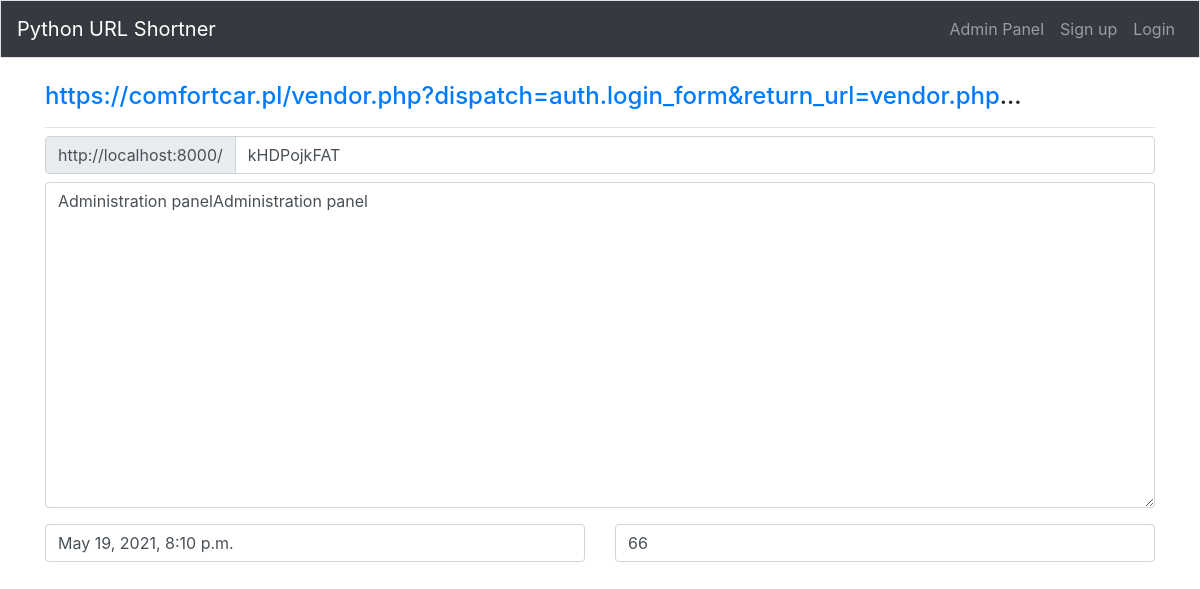
The page /manage_url/42/ on the database as committed earlier.
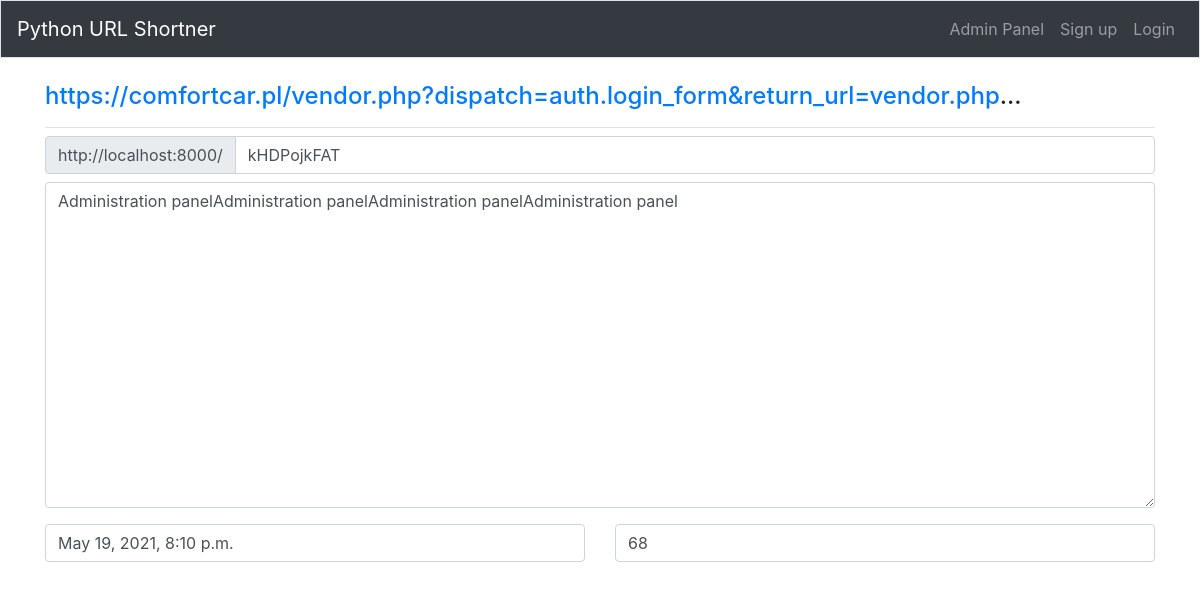
The same page on the database as committed later.
### home_page/models.py (models this page shows)
class UsersUrl(models.Model):
    url = models.CharField(max_length=200)
    short = models.CharField(
        max_length=10, blank=True, unique=True, error_messages={"unique": ""}
    )
    date_added = models.DateTimeField(null=True)
    click_count = models.IntegerField(default=0)
    url_content = models.TextField(max_length=500, blank=True)
    def __str__(self):
        return f"{self.url[:150]}..."

### home_page/views.py (the view)
# urls.py: path("manage_url/<int:UsersUrl_id>/", views.manage_url, name="manage_url"),
def manage_url(request, UsersUrl_id):
    if request.method != "POST":
        form = ManageForm(request.POST)
        urls = UsersUrl.objects.get(id=UsersUrl_id)
    context = {"form": form, "urls": urls}
    return render(request, "home_page/manage_url.html", context)

### home_page/forms.py
class ManageForm(forms.ModelForm):
    class Meta:
        model = UsersUrl
        fields = ["short", "url_content", "click_count", "date_added"]
        labels = {"short": "", "url_content": "", "click_count": "", "date_added": ""}
        widgets = {}

### home_page/templates/home_page/manage_url.html (shortened to what this page needs)
{% extends "./base.html" %}
{% load bootstrap4 %}
{% block page_header %}
	<h4>{{ urls|urlize }}</h4>
{% endblock page_header %}
{% block content %}
  <div class="input-group mb-2 mr-sm-2">
    <div class="input-group-prepend">
      <div class="input-group-text">http://localhost:8000/</div>
    </div>
    <input type="text" name="short" class="form-control" id="short"value="{{ urls.short }}">
  </div>
  <form>
    <div class="form-group">
    <textarea class="form-control" rows="13">{{ urls.url_content }}</textarea>
  </div>
  <div class="row">
    <div class="col">
      <input type="text" class="form-control" value="{{ urls.date_added }}">
    </div>
    <div class="col">
      <input type="text" class="form-control" value="{{ urls.click_count }}">
    </div>
  </div>
</form>
 {% endblock content %}

### home_page/templates/home_page/base.html (shortened to what this page needs)
{% load bootstrap4 %}
<link rel="stylesheet" href="https://use.fontawesome.com/releases/v5.11.2/css/all.css">
<!doctype html>
<html lang="us">
  <head>
    {% bootstrap_css %}
  </head>
  <body>
    <nav class="navbar navbar-expand-md navbar-dark bg-dark mb-4 border">
      <a class="navbar-brand" href="{% url 'home_page:index' %}">Python URL Shortner</a>
    <div class="collapse navbar-collapse" id="navbarCollapse">
      <ul class="navbar-nav ml-auto">
           <li class="nav-item">
            <a class="nav-link" href="{% url 'admin:index' %}">Admin Panel</a>
          </li>
        {% if user.is_authenticated %}
          <li class="nav-item">
            <span class="navbar-text">Signed in as {{ user.username }}.</span>
          </li>
          <li class="nav-item navbar-dark bg-dark">
            <a class="nav-link" href="{% url 'users:logout' %}">Logout</a>
          </li>
        {% else %}
          <li class="nav-item">
            <a class="nav-link" href="{% url 'users:register' %}">Sign up</a>
          </li>
          <li class="nav-item">
            <a class="nav-link" href="{% url 'users:login' %}">Login</a></li>
        {% endif %}
      </ul>
    </div>
  </nav>
  <main role="main" class="container">
    <div class="pb-2 mb-2 border-bottom">
         {% block page_header %}{% endblock page_header %}
    </div>
    <div>
      {% block content %}{% endblock content %}
    </div>
  </main>
</body>
</html>

Rows that differ between the two databases and show on the page:
changed UsersUrl: url_content "Administration panelAdministration panel" → "Administration panelAdministration panelAdministration panelAdministration panel"; click_count "66" → "68"
